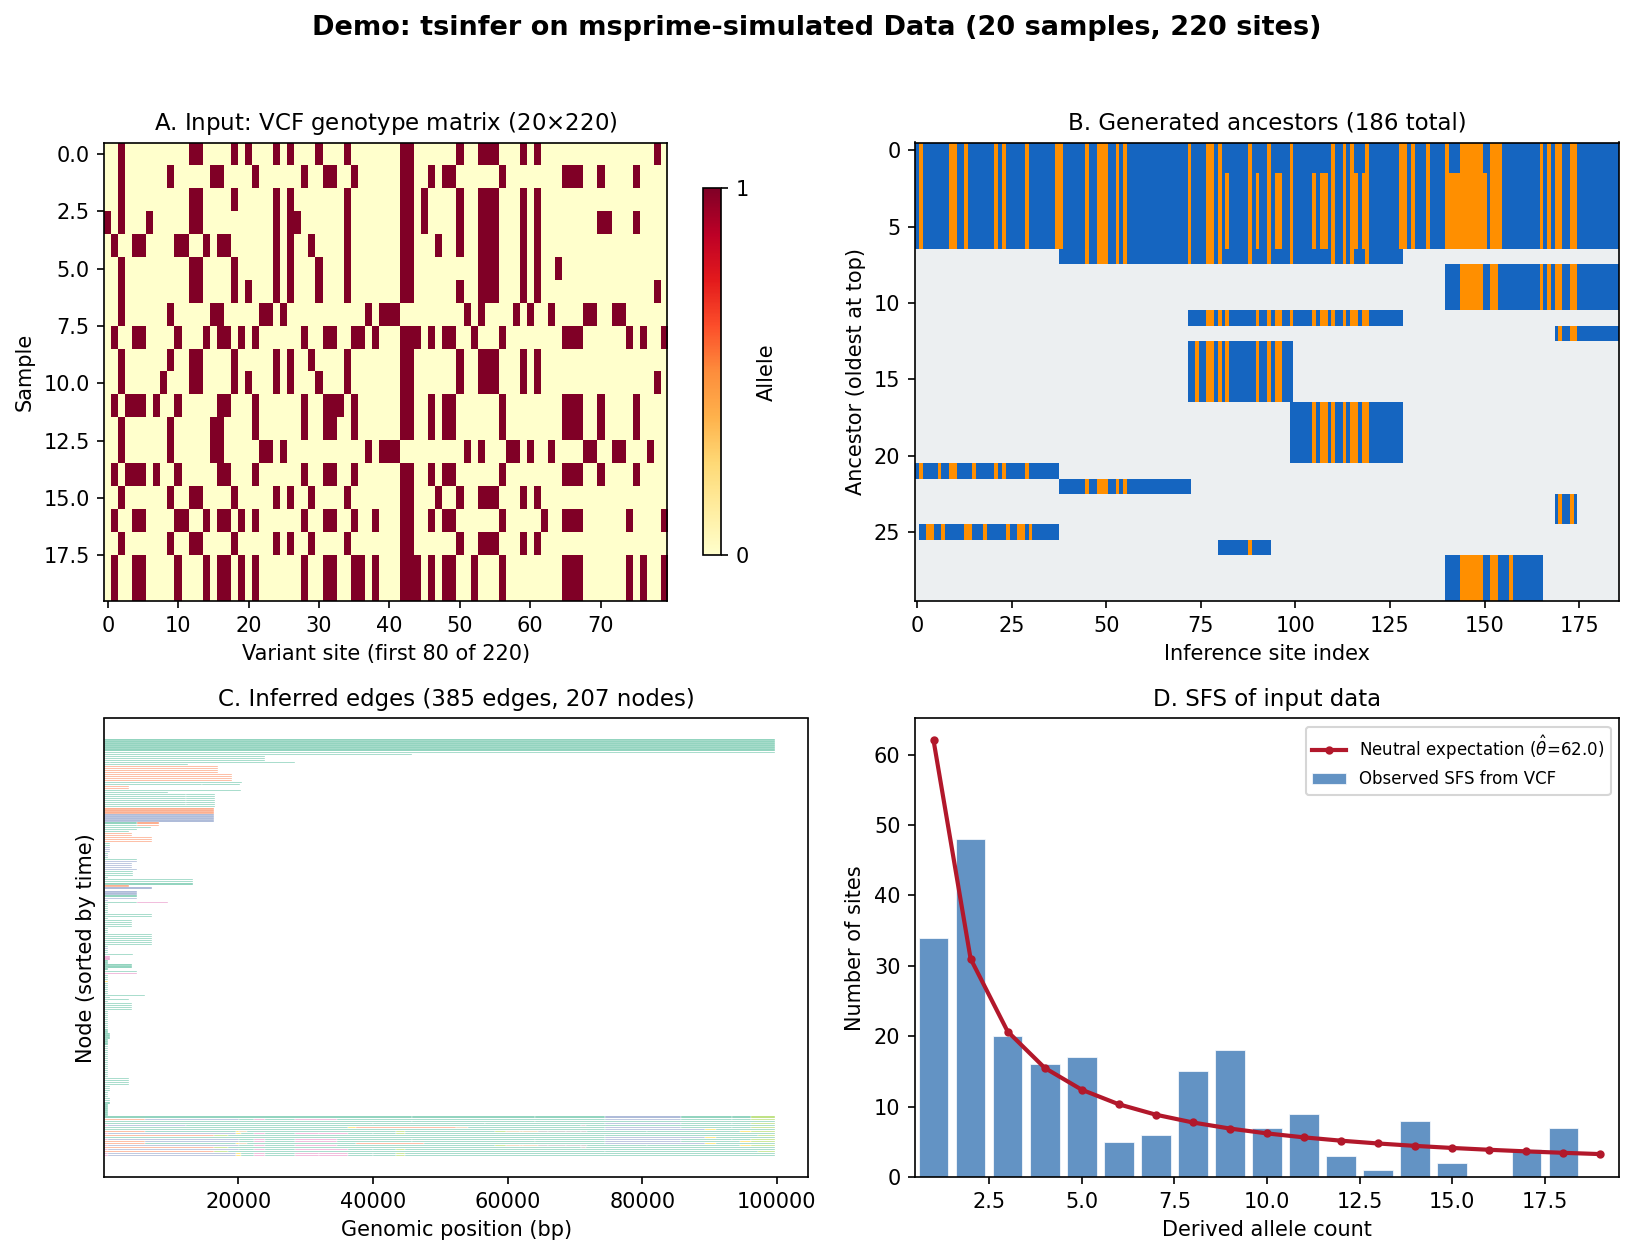

Here is the Python script that generated this plot:
"""
Demo: tsinfer tree sequence inference on msprime-simulated VCF-like data.

Simulates a genomic region with msprime, extracts the genotype matrix
(as would come from a VCF), runs the tsinfer pipeline, and compares
the inferred tree sequence to the truth.
"""

import numpy as np
import matplotlib.pyplot as plt
import msprime

from watchgen.mini_tsinfer import (
    select_inference_sites,
    generate_ancestors,
    add_ultimate_ancestor,
    tsinfer_pipeline,
)

plt.rcParams.update({
    "font.size": 10, "axes.titlesize": 11, "axes.labelsize": 10,
    "figure.dpi": 150, "font.family": "sans-serif",
})

np.random.seed(2024)

# ── Simulate with msprime ───────────────────────────────────────
ts = msprime.simulate(
    sample_size=20,
    Ne=10_000,
    length=100_000,
    recombination_rate=1e-8,
    mutation_rate=1.25e-8,
    random_seed=2024,
)

# Extract genotype matrix and positions (as from VCF)
G = ts.genotype_matrix().T  # samples x sites
positions = np.array([v.position for v in ts.variants()])
n_samples, n_sites = G.shape
ancestral_known = np.ones(n_sites, dtype=bool)

# ── Run tsinfer pipeline ────────────────────────────────────────
builder = tsinfer_pipeline(
    G, positions, ancestral_known,
    recombination_rate=1e-3,
    mismatch_ratio=1.0,
)

# ── Figure ──────────────────────────────────────────────────────
fig, axes = plt.subplots(2, 2, figsize=(11, 8.5))
fig.suptitle(
    f"Demo: tsinfer on msprime-simulated Data ({n_samples} samples, {n_sites} sites)",
    fontsize=13, fontweight="bold", y=0.98,
)

# Panel A: Input genotype matrix
ax = axes[0, 0]
show_n = min(n_samples, 20)
show_m = min(n_sites, 80)
im = ax.imshow(G[:show_n, :show_m], aspect="auto", cmap="YlOrRd",
               interpolation="nearest")
ax.set_xlabel(f"Variant site (first {show_m} of {n_sites})")
ax.set_ylabel("Sample")
ax.set_title(f"A. Input: VCF genotype matrix ({n_samples}$\\times${n_sites})")
plt.colorbar(im, ax=ax, label="Allele", shrink=0.8, ticks=[0, 1])

# Panel B: Ancestor haplotypes
ax = axes[0, 1]
ancestors, inf_sites = generate_ancestors(G, ancestral_known)
n_inf = len(inf_sites)
n_anc = len(ancestors)
anc_matrix = np.full((min(n_anc, 30), n_inf), np.nan)
for i, anc in enumerate(ancestors[:30]):
    anc_matrix[i, anc["start"]:anc["end"]] = anc["haplotype"]

import matplotlib.colors as mcolors
cmap_anc = mcolors.ListedColormap(["#1565C0", "#FF8F00"])
cmap_anc.set_bad(color="#ECEFF1")
im = ax.imshow(anc_matrix, aspect="auto", cmap=cmap_anc,
               interpolation="nearest", vmin=0, vmax=1)
ax.set_xlabel("Inference site index")
ax.set_ylabel("Ancestor (oldest at top)")
ax.set_title(f"B. Generated ancestors ({n_anc} total)")

# Panel C: Inferred tree sequence edges
ax = axes[1, 0]
time_map = {node["id"]: node["time"] for node in builder.nodes}
sorted_nodes = sorted(builder.nodes, key=lambda nd: -nd["time"])
node_y = {nd["id"]: i for i, nd in enumerate(sorted_nodes)}

parent_ids = sorted(set(p for _, _, p, _ in builder.edges))
n_parents = len(parent_ids)
cmap_edge = plt.cm.Set2
parent_color = {pid: cmap_edge(i / max(n_parents - 1, 1))
                for i, pid in enumerate(parent_ids)}

for left, right, parent, child in builder.edges:
    y = node_y[child]
    color = parent_color[parent]
    ax.barh(y, right - left, left=left, height=0.6, color=color,
            edgecolor="white", linewidth=0.2, alpha=0.85)

n_samp = sum(1 for nd in builder.nodes if nd["is_sample"])
n_edges = len(builder.edges)
ax.set_xlabel("Genomic position (bp)")
ax.set_ylabel("Node (sorted by time)")
ax.set_title(f"C. Inferred edges ({n_edges} edges, {len(builder.nodes)} nodes)")
ax.set_yticks([])
ax.invert_yaxis()

# Panel D: Allele frequency spectrum comparison
ax = axes[1, 1]
# True SFS from the genotype matrix
freq_counts = G.sum(axis=0)
true_sfs = np.bincount(freq_counts, minlength=n_samples + 1)[1:n_samples]

k_vals = np.arange(1, n_samples)
ax.bar(k_vals, true_sfs, color="#2166AC", alpha=0.7, edgecolor="white",
       linewidth=0.5, label="Observed SFS from VCF")

# Theoretical neutral expectation
n_seg = n_sites
theta_hat = true_sfs.sum() / sum(1/k for k in range(1, n_samples))
expected = np.array([theta_hat / k for k in k_vals])
ax.plot(k_vals, expected, "o-", color="#B2182B", lw=2, ms=3,
        label=f"Neutral expectation ($\\hat{{\\theta}}$={theta_hat:.1f})")

ax.set_xlabel("Derived allele count")
ax.set_ylabel("Number of sites")
ax.set_title("D. SFS of input data")
ax.legend(fontsize=8)
ax.set_xlim(0.5, min(20, n_samples - 1) + 0.5)

plt.tight_layout(rect=[0, 0, 1, 0.96])
plt.savefig("figures/fig_demo_tsinfer.png", dpi=150, bbox_inches="tight")
plt.savefig("figures/fig_demo_tsinfer.pdf", bbox_inches="tight")
print("Saved figures/fig_demo_tsinfer.png")
